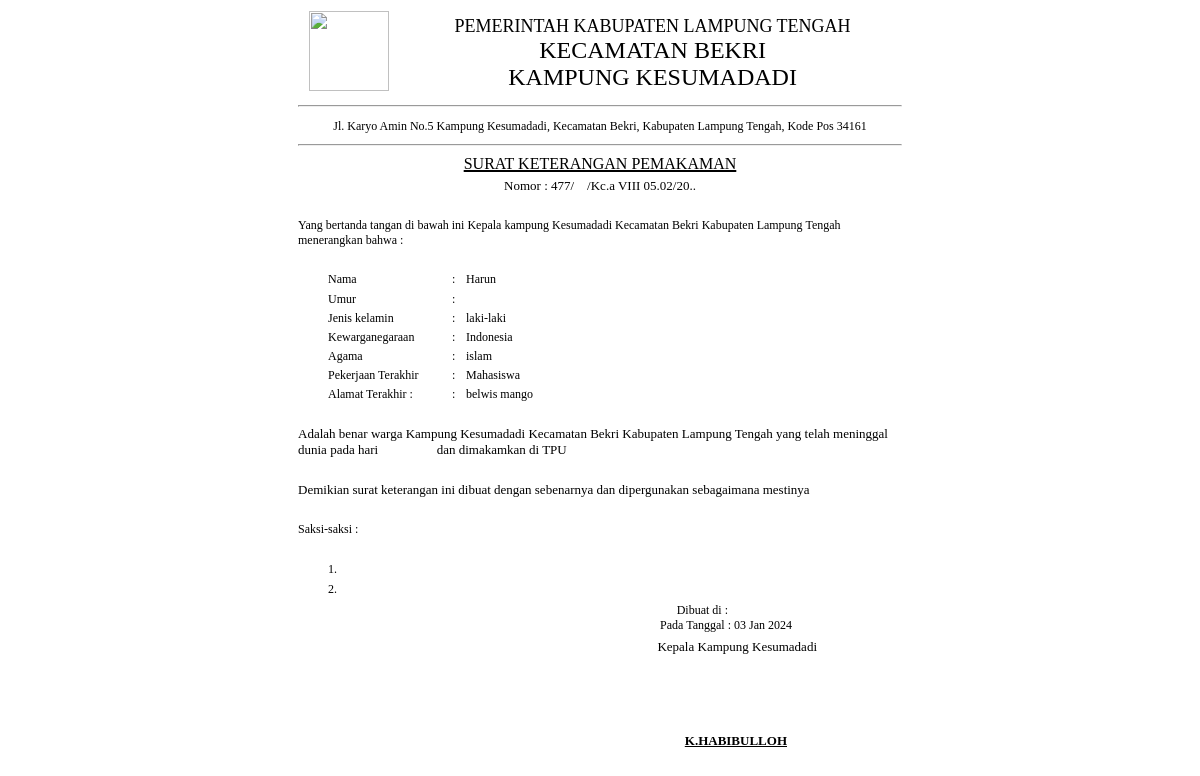
The app's page /surat_keterangan_pemakaman.php?NIK=3214321432143214 (signed in) with its own data.
### tables this page shows
CREATE TABLE `crud` (
  `ID` bigint(16) NOT NULL,
  `NIK` bigint(16) NOT NULL,
  `Nama` varchar(50) NOT NULL,
  `Tempat` varchar(50) NOT NULL,
  `Tanggal_Lahir` varchar(50) NOT NULL,
  `Jenis_Kelamin` varchar(50) NOT NULL,
  `Alamat` varchar(100) NOT NULL,
  `Agama` varchar(50) NOT NULL,
  `Status` varchar(50) NOT NULL,
  `Pekerjaan` varchar(50) NOT NULL,
  `Kewarganegaraan` varchar(50) NOT NULL
);

### surat_keterangan_pemakaman.php (the view, shortened to what this page needs)
<?php
include "process.php";
if(isset($_GET['NIK'])) {
    $NIK = $_GET['NIK'];
    $NIK = mysqli_real_escape_string($conn, $NIK);
    $sql = "SELECT * FROM crud WHERE NIK='$NIK'";
    $hasil = mysqli_query($conn, $sql);
    $data = mysqli_fetch_assoc($hasil);
} else {
    echo "Parameter NIK tidak ditemukan.";
    exit();
}
$tanggal = date("d M Y");
?>
<!DOCTYPE html>
<head>
    <body onload="window.print()">
</head>
<body>
    <center>
        <table width="610" align="center">
            <tr>
                <td align="center"><img src="https://i.ibb.co/NjB0Rqb/Lambang-Kabupaten-Lampung-Tengah.png" width="80" height="80"></td>
                <td align="center">
                    <font size="4">PEMERINTAH KABUPATEN LAMPUNG TENGAH</font><br>
                    <font size="5">KECAMATAN BEKRI</font><br>
                    <font size="5">KAMPUNG KESUMADADI</font><br>
                </td>
            </tr>
            <tr>
                <td colspan="2" align="center"><hr></td>
            </tr>
        </table>
        <table width="610">
            <tr>
                <td class="alamat" align="center">Jl. Karyo Amin No.5 Kampung Kesumadadi, Kecamatan Bekri, Kabupaten Lampung Tengah, Kode Pos 34161</td>
            </tr>
            <tr>
                <td colspan="1" align="center"><hr></td>
            </tr>
        </table>
        <table width="610" align="center">
            <tr>
                <font size="3" align="center" style="text-decoration: underline 2px;">SURAT KETERANGAN PEMAKAMAN</font><br>
            </tr>
            <tr>
                <td align="center">
                    <font size="2">Nomor : 477/&nbsp;&nbsp;&nbsp;&nbsp;/Kc.a VIII 05.02/20..</font>
                </td>
            </tr>
        </table>
        <br>
        <table width="610">
            <tr>
                <td class="pembukaan" style="font-size: 12px;">Yang bertanda tangan di bawah ini Kepala kampung Kesumadadi Kecamatan Bekri Kabupaten Lampung Tengah menerangkan bahwa :</td>
            </tr>
        </table>
        <br>
        <table width="550">
            <tr>
                <td style="font-size: 12px;"width="120">Nama</td>
                <td width="10">:</td>
                <td style="font-size: 12px;"><?php echo $data['Nama']; ?></td>
            </tr>
            <tr>
                <td style="font-size: 12px;">Umur</td>
                <td width="10">:</td>
                <td style="font-size: 12px;"><input type="text" id="umur" name="umur"></td>
            </tr>
            <tr>
                <td style="font-size: 12px;"width="120">Jenis kelamin</td>
                <td width="10">:</td>
                <td style="font-size: 12px;"><?php echo $data['Jenis_Kelamin']; ?></td>
            </tr>
            <tr>
                <td style="font-size: 12px;">Kewarganegaraan</td>
                <td width="10">:</td>
                <td style="font-size: 12px;"><?php echo $data['Kewarganegaraan']; ?></td>
            </tr>
            <tr>
                <td style="font-size: 12px;"width="120">Agama</td>
                <td width="10">:</td>
                <td style="font-size: 12px;"><?php echo $data['Agama']; ?></td>
            </tr>
            <tr>
                <td style="font-size: 12px;"width="120">Pekerjaan Terakhir</td>
                <td width="10">:</td>
                <td style="font-size: 12px;"><?php echo $data['Pekerjaan']; ?></td>
            </tr>
            <tr>
                <td style="font-size: 12px;"width="120">Alamat Terakhir : </td>
                <td width="10">:</td>
                <td style="font-size: 12px;"><?php echo $data['Alamat']; ?></td>
            </tr>
        </table>
        <br>
        <table width="610">
            <tr>
                <td>
                    <font size="2">Adalah benar warga Kampung Kesumadadi Kecamatan Bekri Kabupaten Lampung Tengah yang telah meninggal dunia pada hari &nbsp;&nbsp;&nbsp;&nbsp;&nbsp;&nbsp;&nbsp;&nbsp;&nbsp;&nbsp;&nbsp;&nbsp;&nbsp;&nbsp;&nbsp;&nbsp; dan dimakamkan di TPU &nbsp;&nbsp;&nbsp;&nbsp;</font>
                </td>
            </tr>
        </table>
        <br>
        <table width="610">
            <tr>
                <td>
                    <font size="2">Demikian surat keterangan ini dibuat dengan sebenarnya dan dipergunakan sebagaimana mestinya</font>
                </td>
            </tr>
        </table>
        <br>
        <table width="610">
            <tr>
                <td class="pembukaan" style="font-size: 12px;">Saksi-saksi :</td>
            </tr>
        </table>
        <table width="550">
            <tr>
                <td style="font-size: 12px;">1. <input type="text" id="saksi1" name="saksi1"></td>
            </tr>
            <tr>
                <td style="font-size: 12px;">2. <input type="text" id="saksi2" name="saksi2"></td>
            </tr>
        <br>
        <table width="610">
            <tr>
                <td align="right" class="surat">
                    <span style="font-size: 12px;padding-right: 174px;">Dibuat di :</span> <br>
                    <span style="font-size: 12px;padding-right: 110px;">Pada Tanggal : <?php echo $tanggal; ?></span>
                </td>
            </tr>
        </table>
        <table width = "610">
                <tr>
                    <td align="right" style="padding-right: 86px;">
                        <font size="2">Kepala Kampung Kesumadadi</font>
                    </td>
                </tr>
        </table>
        <br>
        <br>
        <br>
        <br>
        <table width="380">
            <tr>
                <td align="right" style="padding-right: px;">
                    <font size="2"><b style="text-decoration: underline;">K.HABIBULLOH</b></font>
                </td>
            </tr>
        </table>
    </center>
</body>
</html>

### surat_keterangan_pemakaman.php (style rules this page uses)
input { border: none; font-size: 12px; width: 80%; }
table tr td { font-size: 12px; }

### records on screen
crud: Nama "Harun", Jenis_Kelamin "laki-laki", Kewarganegaraan "Indonesia", Agama "islam", Pekerjaan "Mahasiswa", Alamat "belwis mango"
